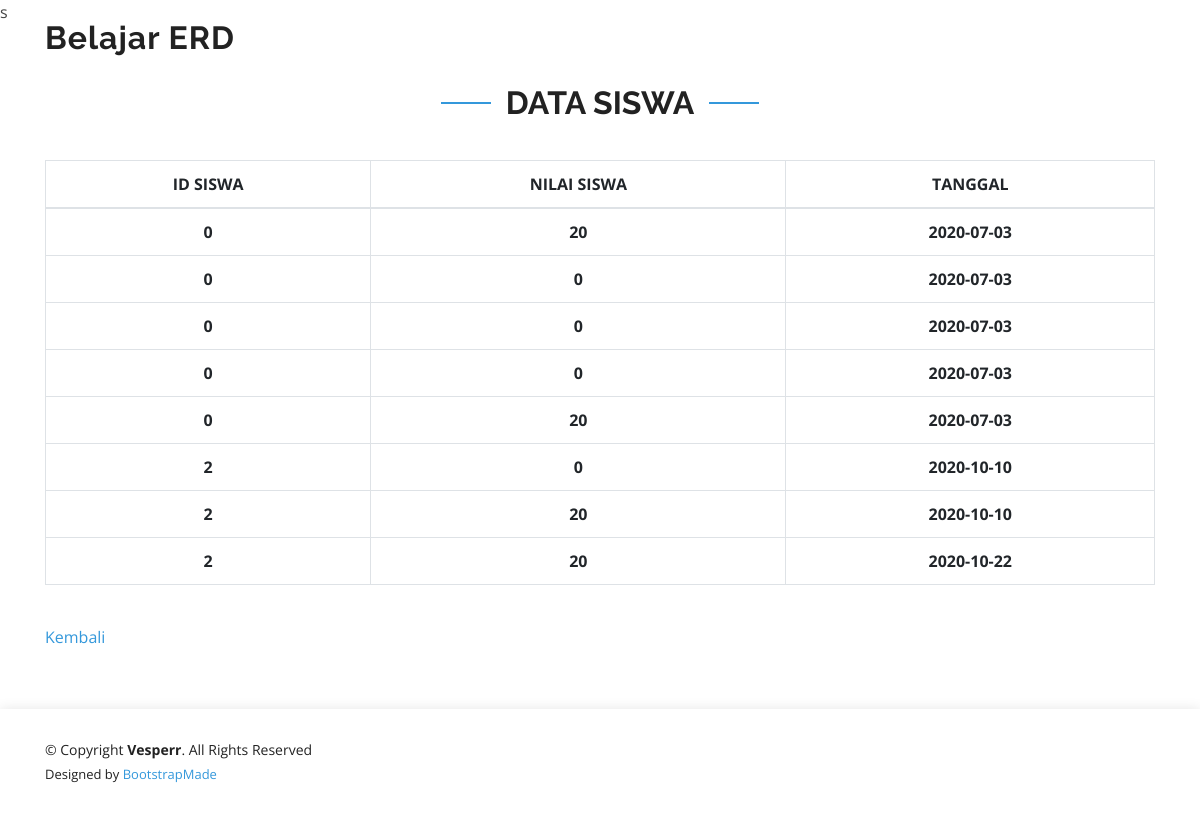
Page /index.php/c_guru/tampil_nilailat on the committed database.
### tables this page shows
CREATE TABLE `nilai_latihan` (
  `id_nilailatihan` int(11) NOT NULL,
  `id_materi` int(11) NOT NULL,
  `id_siswa` int(11) NOT NULL,
  `nilai` int(11) NOT NULL,
  `tanggal` date NOT NULL
);

### application/models/M_guru.php (called while the page is built, shortened)
s<?php
class M_guru extends CI_model
{
	function selectNilaiLat(){
		$this->db->select('*');
		$this->db->from('nilai_latihan');
		return $this->db->get();
	}
}
?>

### application/controllers/C_guru.php (called while the page is built, shortened)
<?php
class C_guru extends CI_Controller
{
	function __construct()
	{
		$this->load->helper(array('form', 'url'));
	}
    public function tampil_nilailat()
	{
		$this->load->Model('M_guru');
		$data['datauser'] = $this->M_guru->selectNilaiLat()->result();
		$this->load->view('V_nilailat', $data);
	}
}
?>

### index.php (called while the page is built, shortened)
<?php
require_once BASEPATH.'core/CodeIgniter.php';

### application/views/V_nilailat.php (the view, shortened to what this page needs)
<!DOCTYPE html>
<html lang="en">
<head>
  <link rel="stylesheet" href="<?php echo base_url(); ?>assets/img/favicon.png" rel="icon">
  <link rel="stylesheet" href="<?php echo base_url(); ?>assets/img/apple-touch-icon.png" rel="apple-touch-icon">
  <link rel="stylesheet" href="<?php echo base_url(); ?>assets/vendor/bootstrap/css/bootstrap.min.css" rel="stylesheet">
  <link rel="stylesheet" href="<?php echo base_url(); ?>assets/vendor/icofont/icofont.min.css" rel="stylesheet">
  <link rel="stylesheet" href="<?php echo base_url(); ?>assets/vendor/remixicon/remixicon.css" rel="stylesheet">
  <link rel="stylesheet" href="<?php echo base_url(); ?>assets/vendor/boxicons/css/boxicons.min.css" rel="stylesheet">
  <link rel="stylesheet" href="<?php echo base_url(); ?>assets/vendor/owl.carousel/assets/owl.carousel.min.css" rel="stylesheet">
  <link rel="stylesheet" href="<?php echo base_url(); ?>assets/vendor/venobox/venobox.css" rel="stylesheet">
  <link rel="stylesheet" href="<?php echo base_url(); ?>assets/vendor/aos/aos.css" rel="stylesheet">
  <link rel="stylesheet" href="<?php echo base_url(); ?>assets/css/style.css" rel="stylesheet">
</head>
<body>
  <header id="header" class="fixed-top d-flex align-items-center">
    <div class="container d-flex align-items-center">
      <div class="logo mr-auto">
        <h1 class="text-light"><a href="index.html"><span>Belajar ERD</span></a></h1>
      </div>
    </div>
  </header>
    <section id="pricing" class="pricing">
      <div class="container">
        <div class="section-title">
          <h2>Data Siswa</h2>
        </div>
              <table id="example1" class="table table-bordered table-hover" border="1px">
                <thead class="danger">
                  <tr class="danger">
                    <th style="text-align: center;">ID SISWA</th>
                    <th style="text-align: center;">NILAI SISWA</th>
                    <th style="text-align: center;">TANGGAL</th>
                  </tr>
                </thead>
                <tbody>
                  <?php
                    foreach ($datauser as $key) {
                  ?>
                  <tr>
                    <th style="text-align: center;"><?php echo $key->id_siswa; ?></th>
                    <th style="text-align: center;"><?php echo $key->nilai; ?></th>
                    <th style="text-align: center;"><?php echo $key->tanggal; ?></th>
                  </tr>
                  <?php
                    }
                  ?>
                </tbody>
              </table>
              <div data-aos="zoom-in">
              <br>
              <a href="<?php echo base_url(); ?>index.php/C_guru/guru">Kembali</a>
              </div>
      </div>
    </section>
  <footer id="footer">
    <div class="container">
      <div class="row d-flex align-items-center">
        <div class="col-lg-6 text-lg-left text-center">
          <div class="copyright">
            &copy; Copyright <strong>Vesperr</strong>. All Rights Reserved
          </div>
          <div class="credits">
            Designed by <a href="https://bootstrapmade.com/">BootstrapMade</a>
          </div>
        </div>
      </div>
    </div>
  </footer>
</body>
</html>

### assets/css/style.css (style rules this page uses)
* { margin: 0; padding: 0; box-sizing: border-box; }
body { font-family: "Open Sans", sans-serif; color: #444444; }
a { color: #3498db; }
h1, h2, h3, h4, h5, h6 { font-family: "Raleway", sans-serif; }
#header { z-index: 997; transition: all 0.5s; padding: 22px 0; }
#header .logo h1 { font-size: 32px; margin: 0; padding: 0; line-height: 1; font-weight: 700; letter-spacing: 1px; }
#header .logo h1 a, #header .logo h1 a:hover { color: #222222; text-decoration: none; }
section { padding: 60px 0; overflow: hidden; }
.section-title { text-align: center; padding-bottom: 30px; }
.section-title h2 { font-size: 32px; font-weight: bold; text-transform: uppercase; position: relative; color: #222222; }
.section-title h2::before, .section-title h2::after { content: ''; width: 50px; height: 2px; background: #3498db; display: inline-block; }
.section-title h2::before { margin: 0 15px 10px 0; }
.section-title h2::after { margin: 0 0 10px 15px; }
#footer { background: #fff; box-shadow: 0px 0px 12px 0px rgba(0, 0, 0, 0.1); padding: 30px 0; color: #222222; font-size: 14px; }
#footer .credits { font-size: 13px; padding-top: 5px; color: #222222; }

### rows in the picture
nilai_latihan: id_siswa "0", nilai "20", tanggal "2020-07-03"
nilai_latihan: id_siswa "0", nilai "0", tanggal "2020-07-03"
nilai_latihan: id_siswa "0", nilai "0", tanggal "2020-07-03"
nilai_latihan: id_siswa "0", nilai "0", tanggal "2020-07-03"
nilai_latihan: id_siswa "0", nilai "20", tanggal "2020-07-03"
nilai_latihan: id_siswa "2", nilai "0", tanggal "2020-10-10"
nilai_latihan: id_siswa "2", nilai "20", tanggal "2020-10-10"
nilai_latihan: id_siswa "2", nilai "20", tanggal "2020-10-22"
